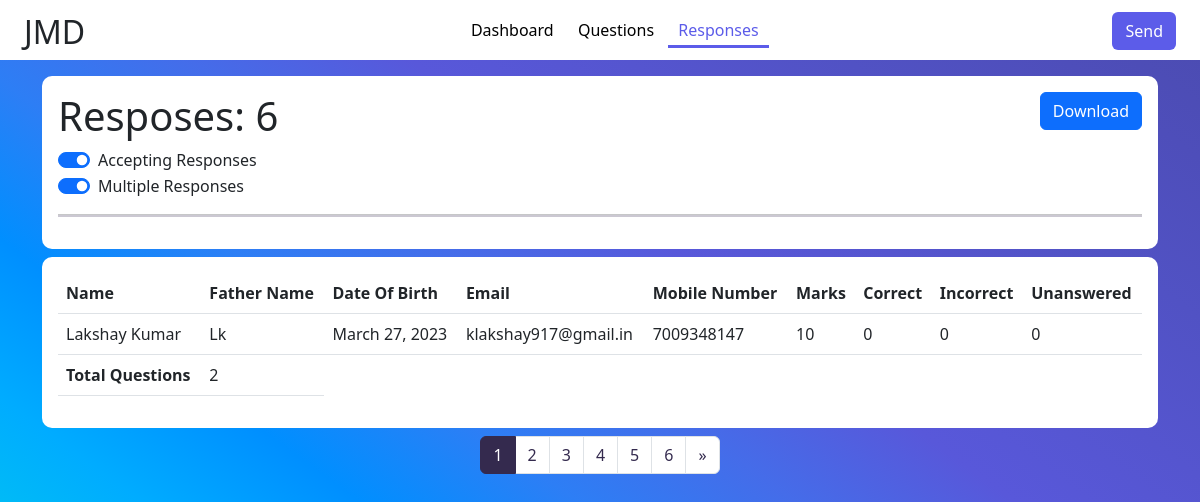
Screenshot of /viewResponses/1 (signed in) with the database file from the repository.
### generateTest/models.py (models this page shows, shortened)
class BaseModel(models.Model):
    id=models.AutoField(primary_key=True)
    created_at=models.DateField(auto_now_add=True)
    updated_at= models.DateField(auto_now=True)
    class Meta:
        abstract=True

class Test(BaseModel):
    name=models.CharField(max_length=255,unique=True)
    summary=models.TextField()
    duration=models.DurationField()
    accepting_response= models.BooleanField(default=True)
    mutli_response= models.BooleanField(default=False)

class Student(BaseModel):
    test_id=models.ForeignKey(Test,related_name="Student_test" ,on_delete=models.CASCADE)
    name=models.CharField(max_length=100)
    father_name=models.CharField(max_length=100)
    email = models.EmailField()
    gender=models.CharField(max_length=10)
    dob = models.DateField()
    phone_number = models.CharField(max_length=20)
    college=models.CharField(max_length=100)
    marks=models.IntegerField(default=0)
    email_token=models.CharField(max_length=200)
    is_verified = models.BooleanField(default=False)
    test_complete = models.BooleanField(default=False)
    correct = models.IntegerField(default=0)
    incorrect = models.IntegerField(default=0)
    unanswered=models.IntegerField(default=0)
    def __str__(self):
        return self.name

### generateTest/views.py (the view, shortened to what this page needs)
# urls.py: path('viewResponses/<int:quiz_id>',views.viewResponses,name='viewResponses'),
@login_required(login_url='/login')
def viewResponses(request,quiz_id):
    student_list = Student.objects.filter(test_id=quiz_id)
    quiz=Test.objects.get(id=quiz_id)
    question=Questions.objects.filter(test_id=quiz_id)
    link=f'https://preogative.in/exam/studentDetails/{quiz_id}'
    print(student_list)
    paginator = Paginator(student_list, 1) # Show 10 students per page
    page = request.GET.get('page')
    students = paginator.get_page(page)
    context = {
        'students': students,'total_responses':len(student_list),
        'quiz':quiz,'link':link,'total_questions':len(question)
    }
    return render(request, 'generateTest/responses.html', context)

### generateTest/templates/generateTest/responses.html (shortened to what this page needs)
{% extends 'generateTest/base.html' %}
{%block content%}
{% include "generateTest/quizNav.html" %}
 <div style="min-height:100vh">
 <div class="container mt-3" style="border-radius: 5px; ">
    <div class="box">
      {% if total_responses != 0 %}
      <a href="/downloadCSV/{{quiz.id}}" class="btn btn-primary" style="float: right;">Download</a>
     {%endif%}
      <h1>Resposes: {{total_responses}}</h1>
      <form id="acceptForm" method="POST">
      <div class="form-check form-switch" >
        <label class="form-check-label" for="flexSwitchCheckChecked">Accepting Responses</label>
        <input class="form-check-input switch" type="checkbox" name="acceptResponse" role="switch" id="acceptResponse" {% if quiz.accepting_response %}checked{% endif %}>
      </div>
      </form>
      <form id="multiForm" method="POST">
      <div class="form-check form-switch" >
        <label class="form-check-label" for="flexSwitchCheckChecked">Multiple Responses</label>
        <input class="form-check-input switch"  type="checkbox" name="multiResponse" role="switch" id="multiResponse" {% if quiz.mutli_response %}checked{% endif %}>
      </div>
    </form>
     <hr color="#342a4e"  size="5px">
    </div>
    <div class="box overflow-x-scroll">
    {% if total_responses == 0 %}
    <h3>OOPS! No Responses Yet.</h3>
    {% else %}
    <table class="table viewtable p-5" >
    <thead>
      <tr>
        <th class="p-10" scope="col">Name</th>
        <th scope="col">Father Name</th>
        <th scope="col">Date Of Birth</th>
        <th scope="col">Email</th>
        <th scope="col">Mobile Number</th>
        <th scope="col">Marks</th>
        <th scope="col">Correct</th>
        <th scope="col">Incorrect</th>
        <th scope="col">Unanswered</th>
      </tr>
    </thead>
    <tbody>
      {% for student in students %}
        <tr>
          <td>{{ student.name }}</td>
          <td>{{ student.father_name }}</td>
          <td>{{ student.dob}}</td>
          <td>{{ student.email }}</td>
          <td>{{ student.phone_number }}</td>
          <td>{{ student.marks}}</td>
          <td>{{ student.correct}}</td>
          <td>{{ student.incorrect}}</td>
          <td>{{ student.unanswered}}</td>
        </tr>
        <tr style="background-color: rgb(209, 209, 209);">
          <td><b>Total Questions</b></td>
          <td>{{total_questions}}</td>
        </tr>
      {% endfor %}
    </tbody>
  </table>
    {% endif %}
  </div>
{% if students.has_other_pages %}
<nav aria-label="View" class="view" >
  <ul class="pagination justify-content-center">
    {% for num in students.paginator.page_range %}
      {% if students.number == num %}
      <li class="page-item active" aria-current="page">
        <a class="page-link" href="#">{{ num }}</a>
      </li>
      {% else %}
      <li class="page-item">
        <a class="page-link" href="?page={{ num }}">{{ num }}</a>
      </li>
      {% endif %}
    {% endfor %}
    {% if students.has_next %}
    <li class="page-item">
      <a class="page-link" href="?page={{ students.next_page_number }}">&raquo;</a>
    </li>
    {% endif %}
  </ul>
</nav>
{% endif %}
</div>
</div>
{% endblock %}

### generateTest/templates/generateTest/base.html (shortened to what this page needs)
<!doctype html>
<html lang="en">
  <head>
    <link href="https://cdn.jsdelivr.net/npm/bootstrap@5.3.0-alpha1/dist/css/bootstrap.min.css" rel="stylesheet">
  </head>
  <body>
    {% block content %}
    {% endblock %}
  </body>
</html>

### generateTest/templates/generateTest/quizNav.html (shortened to what this page needs)
<div class="navbar-container">
    <nav class="nav-body">
       <div>
        <h2 class="logo">JMD</h2>
        </div>
        <ul>
            <li><a href="/dashboard">Dashboard</a></li>
            <li {% if '/edit/' in request.path or '/createTest' in request.path %}class="on"{% endif %}><a href="/edit/{{quiz.id}}">Questions</a></li>
            {% if  '/createTest' in request.path %}
           </ul>
             <div></div>
            {% else %}
            <li  {% if '/viewResponses/' in request.path %}class="on"{% endif %}><a href="/viewResponses/{{quiz.id}}">Responses</a></li>
        </ul>
        <button class="btn "type="button" style="background-color: #5c5ce9; margin-bottom: 10px; color: white;" data-bs-toggle="modal" data-bs-target="#exampleModal">Send</button>
           {% endif %}
    </nav>
</div>

### generateTest/templates/generateTest/quizNav.html (style rules this page uses)
.navbar-container { width:100%; background-color: white; }
.nav-body { display:flex; align-items: center; justify-content: space-between; padding: 1% 2% 0 2%; }
.nav-body ul li { list-style-type:none ; display: inline-block; padding: 3px 10px; margin-bottom: -10px; }
.nav-body ul li a { color: black; text-decoration: none; }
.on { border-bottom: 2px solid #5c5ce9; border-bottom-width: 3px; }
.on a { color:#5c5ce9 !important; }

### generateTest/templates/generateTest/responses.html (style rules this page uses)
body { background-image: linear-gradient(to left bottom, #4b4baf, #4e4eba, #5152c4, #5555cf, #5858da, #456ce9, #2d7ef5, #008fff, #00acff, #00c2f2, #00d3d1, #3ee0ae); }
.box { margin-bottom: 0.5rem; background-color: white; border-radius: 10px; padding: 1rem; }
.switch { border-color:#4e4eba; }
.active .page-link { background-color: #342a4e !important; border-color: #342a4e !important; color:white !important; }
.pagination li a { color: #342a4e !important; }

### rows the page displays
Test: accepting_response "☑", mutli_response "☑"
Student: name "Lakshay Kumar", father_name "Lk", dob "March 27, 2023", email "klakshay917@gmail.in", phone_number "7009348147", marks "10", correct "0", incorrect "0", unanswered "0", total_questions "2"

### other values shown
{{ total_responses }} "6"
{{ num }} "1"
{{ num }} "2" "3" "4" "5" "6"
